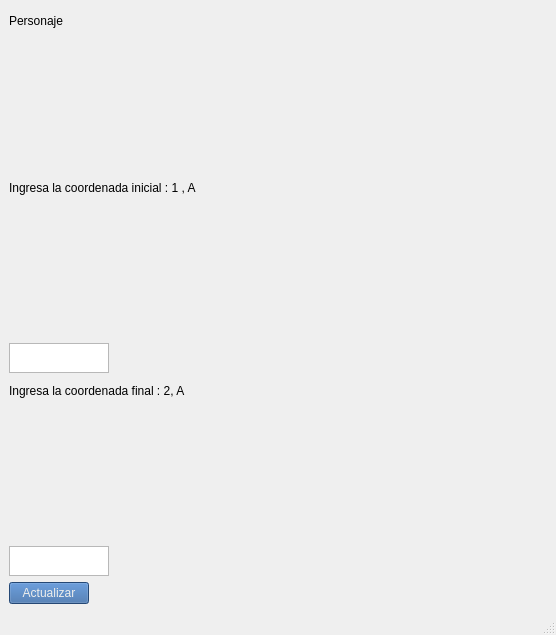
<?xml version="1.0" encoding="UTF-8"?>
<ui version="4.0">
 <class>TemplateWindow</class>
 <widget class="QMainWindow" name="TemplateWindow">
  <property name="geometry">
   <rect>
    <x>0</x>
    <y>0</y>
    <width>556</width>
    <height>635</height>
   </rect>
  </property>
  <property name="windowTitle">
   <string>MainWindow</string>
  </property>
  <widget class="QWidget" name="centralwidget">
   <layout class="QGridLayout" name="gridLayout">
    <item row="0" column="1">
     <layout class="QGridLayout" name="YGrd">
      <property name="spacing">
       <number>0</number>
      </property>
     </layout>
    </item>
    <item row="0" column="5">
     <layout class="QVBoxLayout" name="verticalLayout_3">
      <item>
       <layout class="QGridLayout" name="XGrd">
        <property name="spacing">
         <number>0</number>
        </property>
       </layout>
      </item>
      <item>
       <layout class="QGridLayout" name="mapGrd" rowminimumheight="0">
        <property name="rightMargin">
         <number>3</number>
        </property>
        <property name="bottomMargin">
         <number>3</number>
        </property>
        <property name="spacing">
         <number>0</number>
        </property>
       </layout>
      </item>
     </layout>
    </item>
    <item row="0" column="0" rowspan="2">
     <layout class="QVBoxLayout" name="verticalLayout_2">
      <property name="sizeConstraint">
       <enum>QLayout::SetDefaultConstraint</enum>
      </property>
      <item>
       <layout class="QFormLayout" name="landForm">
        <item row="1" column="0">
         <widget class="QLabel" name="label">
          <property name="maximumSize">
           <size>
            <width>370</width>
            <height>16777215</height>
           </size>
          </property>
          <property name="text">
           <string>Ingresa la coordenada inicial : 1 , A</string>
          </property>
         </widget>
        </item>
        <item row="2" column="0">
         <widget class="QTextEdit" name="initialTxt">
          <property name="maximumSize">
           <size>
            <width>100</width>
            <height>30</height>
           </size>
          </property>
         </widget>
        </item>
        <item row="5" column="0" colspan="2">
         <widget class="QTextEdit" name="coordTxt">
          <property name="maximumSize">
           <size>
            <width>100</width>
            <height>30</height>
           </size>
          </property>
         </widget>
        </item>
        <item row="6" column="0">
         <widget class="QPushButton" name="updateBtn">
          <property name="maximumSize">
           <size>
            <width>370</width>
            <height>16777215</height>
           </size>
          </property>
          <property name="styleSheet">
           <string notr="true">background-color: rgb(52, 101, 164);
color: rgb(238, 238, 236);</string>
          </property>
          <property name="text">
           <string>Actualizar</string>
          </property>
         </widget>
        </item>
        <item row="0" column="0">
         <widget class="QLabel" name="characterLbl">
          <property name="text">
           <string>Personaje</string>
          </property>
         </widget>
        </item>
        <item row="3" column="0">
         <widget class="QLabel" name="label_2">
          <property name="maximumSize">
           <size>
            <width>370</width>
            <height>16777215</height>
           </size>
          </property>
          <property name="text">
           <string>Ingresa la coordenada final : 2, A</string>
          </property>
         </widget>
        </item>
       </layout>
      </item>
     </layout>
    </item>
   </layout>
  </widget>
  <widget class="QStatusBar" name="statusbar"/>
 </widget>
 <resources/>
 <connections/>
</ui>
